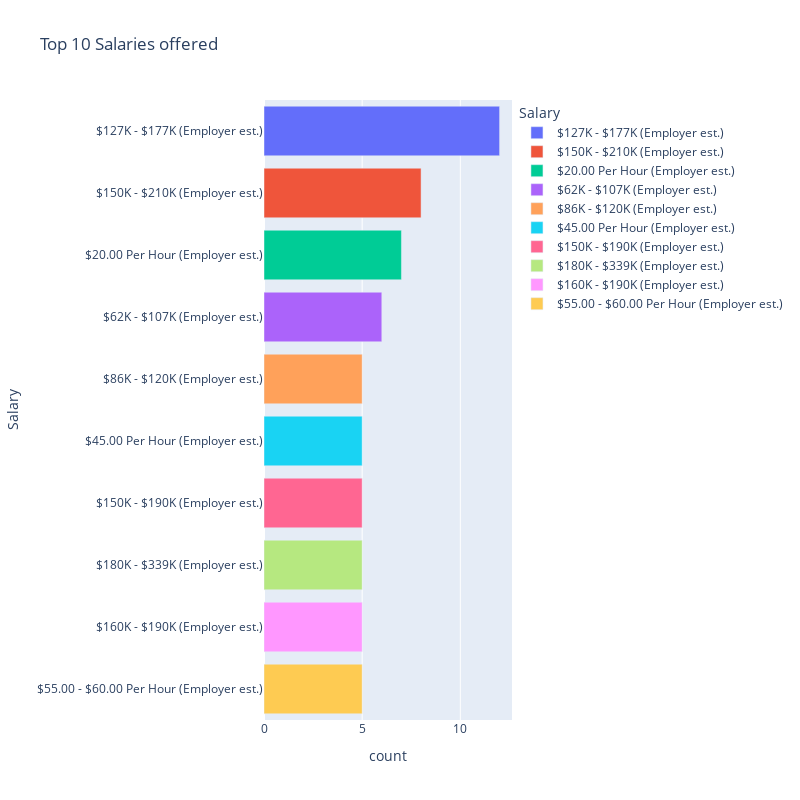

Notebook source saved alongside this figure:
### Code cell
fig = px.bar(top10_S,y = 'Salary' , x = 'count',color='Salary' ,orientation='h',
             labels={'x': 'Salary', 'y': 'Job Title'},
             title='Top 10 Salaries offered')

fig.update_layout(width=800, height=800)

fig.show()

### Figure 1 — Plotly figure (JSON) as saved in the notebook; plotly's stock layout.template omitted (floating-point values rounded to 4 significant figures)
{"data": [{"alignmentgroup": "True", "hovertemplate": "Salary=%{y}<br>count=%{x}<extra></extra>", "legendgroup": "$127K - $177K (Employer est.)", "marker": {"color": "#636efa", "pattern": {"shape": ""}}, "name": "$127K - $177K (Employer est.)", "offsetgroup": "$127K - $177K (Employer est.)", "orientation": "h", "showlegend": true, "textposition": "auto", "type": "bar", "x": [12], "xaxis": "x", "y": ["$127K - $177K (Employer est.)"], "yaxis": "y"}, {"alignmentgroup": "True", "hovertemplate": "Salary=%{y}<br>count=%{x}<extra></extra>", "legendgroup": "$150K - $210K (Employer est.)", "marker": {"color": "#EF553B", "pattern": {"shape": ""}}, "name": "$150K - $210K (Employer est.)", "offsetgroup": "$150K - $210K (Employer est.)", "orientation": "h", "showlegend": true, "textposition": "auto", "type": "bar", "x": [8], "xaxis": "x", "y": ["$150K - $210K (Employer est.)"], "yaxis": "y"}, {"alignmentgroup": "True", "hovertemplate": "Salary=%{y}<br>count=%{x}<extra></extra>", "legendgroup": "$20.00 Per Hour (Employer est.)", "marker": {"color": "#00cc96", "pattern": {"shape": ""}}, "name": "$20.00 Per Hour (Employer est.)", "offsetgroup": "$20.00 Per Hour (Employer est.)", "orientation": "h", "showlegend": true, "textposition": "auto", "type": "bar", "x": [7], "xaxis": "x", "y": ["$20.00 Per Hour (Employer est.)"], "yaxis": "y"}, {"alignmentgroup": "True", "hovertemplate": "Salary=%{y}<br>count=%{x}<extra></extra>", "legendgroup": "$62K - $107K (Employer est.)", "marker": {"color": "#ab63fa", "pattern": {"shape": ""}}, "name": "$62K - $107K (Employer est.)", "offsetgroup": "$62K - $107K (Employer est.)", "orientation": "h", "showlegend": true, "textposition": "auto", "type": "bar", "x": [6], "xaxis": "x", "y": ["$62K - $107K (Employer est.)"], "yaxis": "y"}, {"alignmentgroup": "True", "hovertemplate": "Salary=%{y}<br>count=%{x}<extra></extra>", "legendgroup": "$86K - $120K (Employer est.)", "marker": {"color": "#FFA15A", "pattern": {"shape": ""}}, "name": "$86K - $120K (Employer est.)", "offsetgroup": "$86K - $120K (Employer est.)", "orientation": "h", "showlegend": true, "textposition": "auto", "type": "bar", "x": [5], "xaxis": "x", "y": ["$86K - $120K (Employer est.)"], "yaxis": "y"}, {"alignmentgroup": "True", "hovertemplate": "Salary=%{y}<br>count=%{x}<extra></extra>", "legendgroup": "$45.00 Per Hour (Employer est.)", "marker": {"color": "#19d3f3", "pattern": {"shape": ""}}, "name": "$45.00 Per Hour (Employer est.)", "offsetgroup": "$45.00 Per Hour (Employer est.)", "orientation": "h", "showlegend": true, "textposition": "auto", "type": "bar", "x": [5], "xaxis": "x", "y": ["$45.00 Per Hour (Employer est.)"], "yaxis": "y"}, {"alignmentgroup": "True", "hovertemplate": "Salary=%{y}<br>count=%{x}<extra></extra>", "legendgroup": "$150K - $190K (Employer est.)", "marker": {"color": "#FF6692", "pattern": {"shape": ""}}, "name": "$150K - $190K (Employer est.)", "offsetgroup": "$150K - $190K (Employer est.)", "orientation": "h", "showlegend": true, "textposition": "auto", "type": "bar", "x": [5], "xaxis": "x", "y": ["$150K - $190K (Employer est.)"], "yaxis": "y"}, {"alignmentgroup": "True", "hovertemplate": "Salary=%{y}<br>count=%{x}<extra></extra>", "legendgroup": "$180K - $339K (Employer est.)", "marker": {"color": "#B6E880", "pattern": {"shape": ""}}, "name": "$180K - $339K (Employer est.)", "offsetgroup": "$180K - $339K (Employer est.)", "orientation": "h", "showlegend": true, "textposition": "auto", "type": "bar", "x": [5], "xaxis": "x", "y": ["$180K - $339K (Employer est.)"], "yaxis": "y"}, {"alignmentgroup": "True", "hovertemplate": "Salary=%{y}<br>count=%{x}<extra></extra>", "legendgroup": "$160K - $190K (Employer est.)", "marker": {"color": "#FF97FF", "pattern": {"shape": ""}}, "name": "$160K - $190K (Employer est.)", "offsetgroup": "$160K - $190K (Employer est.)", "orientation": "h", "showlegend": true, "textposition": "auto", "type": "bar", "x": [5], "xaxis": "x", "y": ["$160K - $190K (Employer est.)"], "yaxis": "y"}, {"alignmentgroup": "True", "hovertemplate": "Salary=%{y}<br>count=%{x}<extra></extra>", "legendgroup": "$55.00 - $60.00 Per Hour (Employer est.)", "marker": {"color": "#FECB52", "pattern": {"shape": ""}}, "name": "$55.00 - $60.00 Per Hour (Employer est.)", "offsetgroup": "$55.00 - $60.00 Per Hour (Employer est.)", "orientation": "h", "showlegend": true, "textposition": "auto", "type": "bar", "x": [5], "xaxis": "x", "y": ["$55.00 - $60.00 Per Hour (Employer est.)"], "yaxis": "y"}], "layout": {"barmode": "relative", "height": 800, "legend": {"title": {"text": "Salary"}, "tracegroupgap": 0}, "title": {"text": "Top 10 Salaries offered"}, "width": 800, "xaxis": {"anchor": "y", "domain": [0, 1], "title": {"text": "count"}}, "yaxis": {"anchor": "x", "categoryarray": ["$55.00 - $60.00 Per Hour (Employer est.)", "$160K - $190K (Employer est.)", "$180K - $339K (Employer est.)", "$150K - $190K (Employer est.)", "$45.00 Per Hour (Employer est.)", "$86K - $120K (Employer est.)", "$62K - $107K (Employer est.)", "$20.00 Per Hour (Employer est.)", "$150K - $210K (Employer est.)", "$127K - $177K (Employer est.)"], "categoryorder": "array", "domain": [0, 1], "title": {"text": "Salary"}}}}
